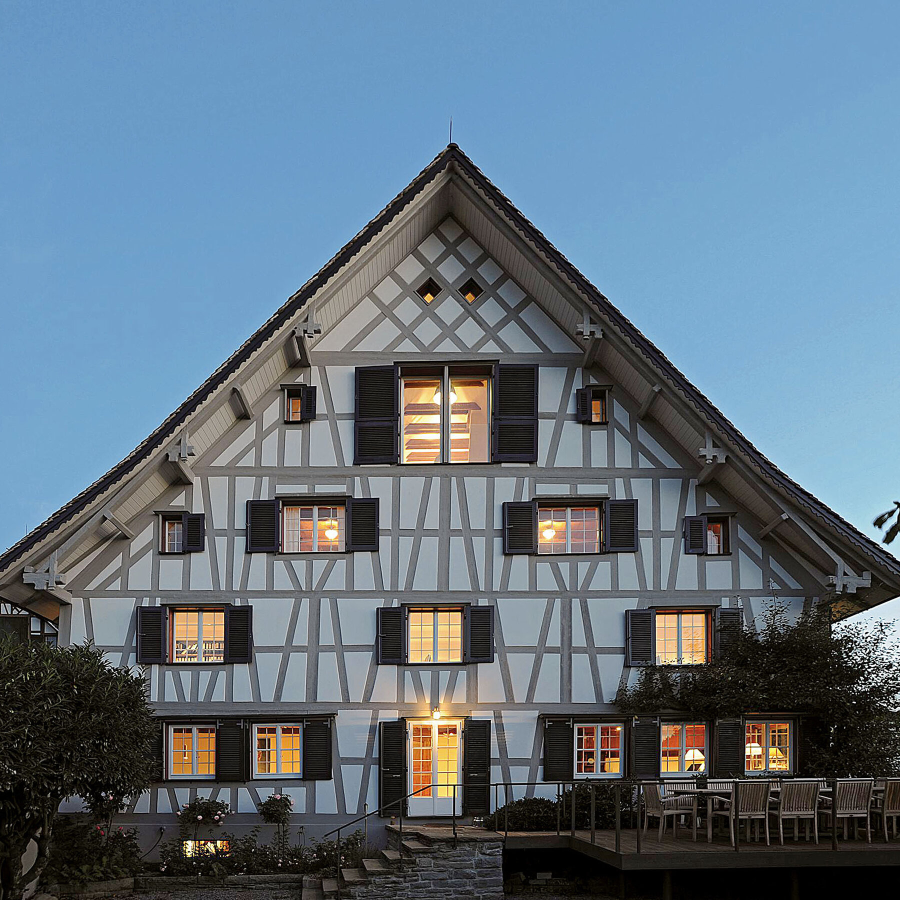
#> input picture Practise Python/Pillow/img/Switzerland House.jpg, 1800 x 1800 px, found by its file name (shown at 1/2 size)
$ python Pillow_Learning.py
#> lines starting #> are read from the running program, lines starting #| are printed output that depends on the picture
from PIL import Image


(left, upper, right, lower) = (400, 550, 700, 900)
# 4-tuple that defines the left(x1), upper(y1), right(x2), and bottom(y2) edges of the region that you wish to crop.


def image_mode(image):
    original_image = image.getbands()
    return original_image

def cmyk_mode(cmyk_image):
    new_image = cmyk_image.getbands()
    return new_image

def gray_mode(gray_image):
    new_image = gray_image.getbands()
    return new_image


if __name__ == "__main__":
    # Read the image from the file
    with Image.open("./Practise Python/Pillow/img/Switzerland House.jpg") as img:
#> img is the input picture: PIL image 1800x1800 RGB; mean R, G, B 96.4, 114.2, 128.6
        img.load()

        # [17 lines of commented-out code are left out]

        cmyk_img = img.convert("CMYK") # Looks similar to original image
        gray_img = img.convert("L")  # Grayscale
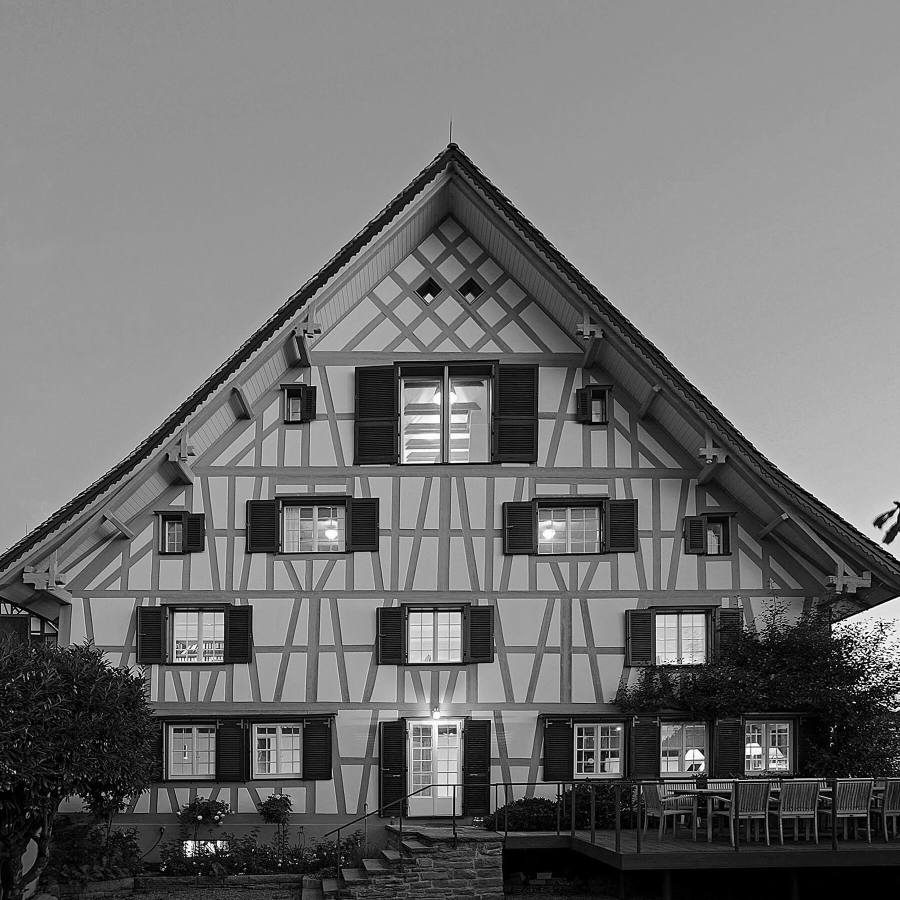
#> gray_img: PIL image 1800x1800 L (shown at 1/2 size); min 0, max 255, mean 110.5

        # [5 lines of commented-out code are left out]

        (red, green, blue) = img.split()
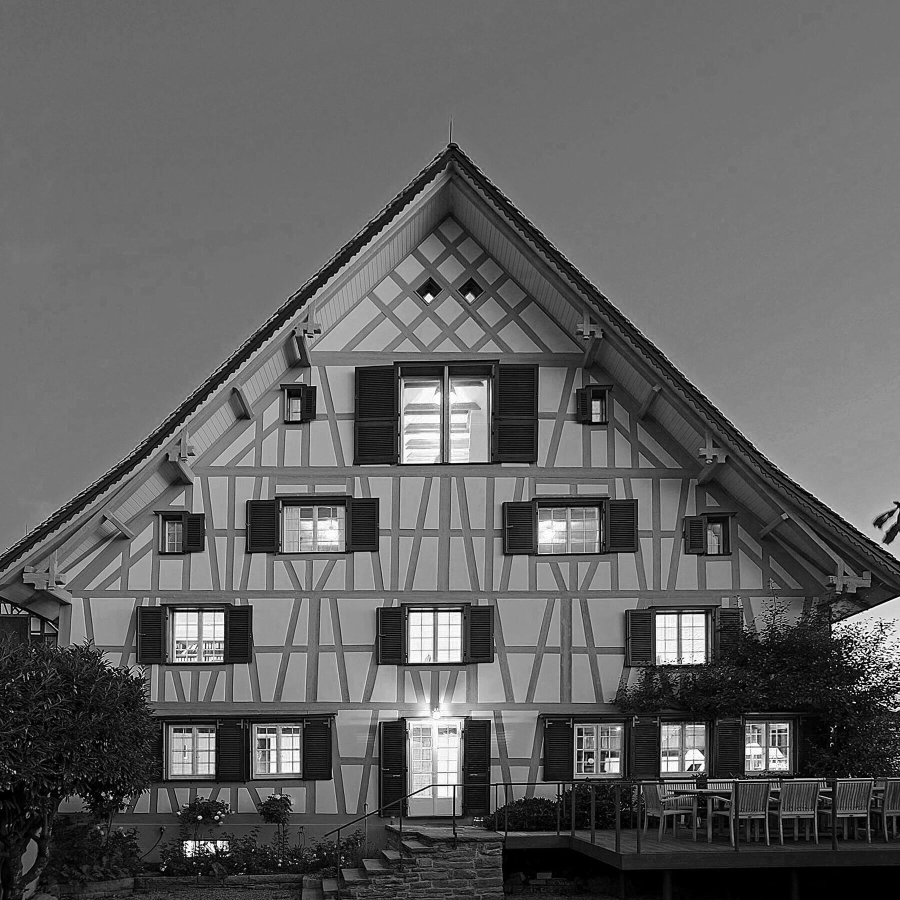
#> red: PIL image 1800x1800 L (shown at 1/2 size); min 0, max 255, mean 96.4
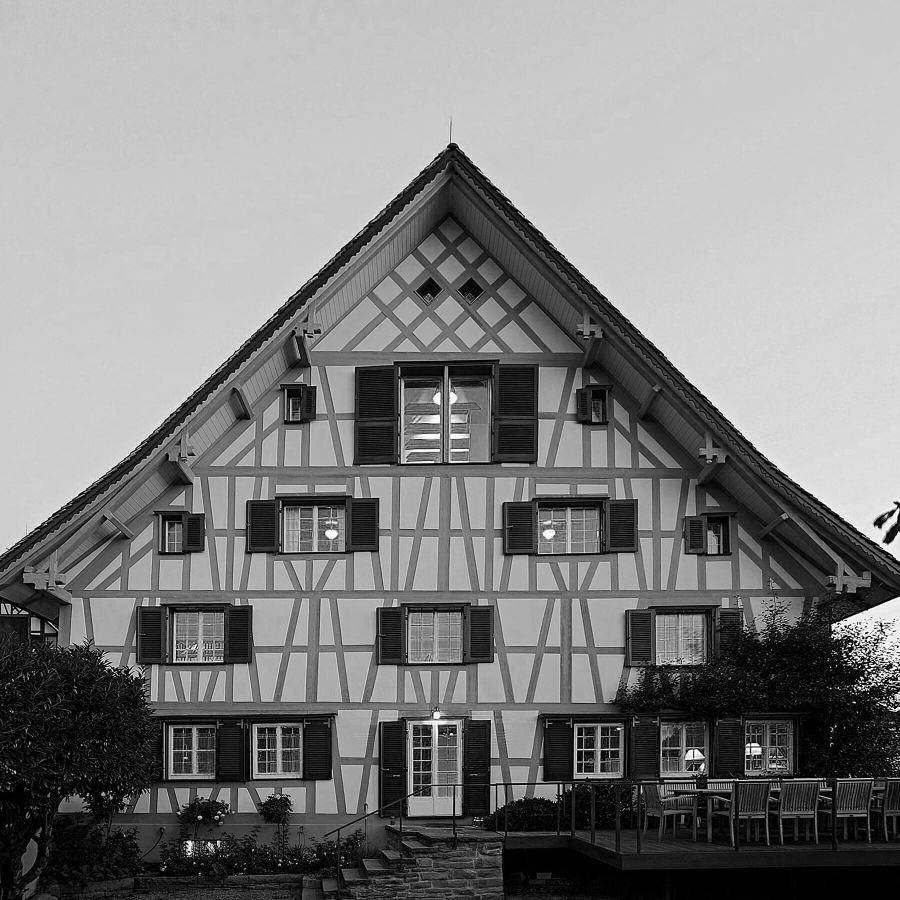
#> blue: PIL image 1800x1800 L (shown at 1/2 size); min 0, max 255, mean 128.6
        print(green)
#| <PIL.Image.Image image mode=L size=1800x1800 at 0x7F1589258910>
        print(green.mode)
#| L

        # img.show(title="House Of Switzerland")

$ run again, with Practise Python/Pillow/img/Classic Ian and Anthony(Smosh).jpg copied over Practise Python/Pillow/img/Switzerland House.jpg
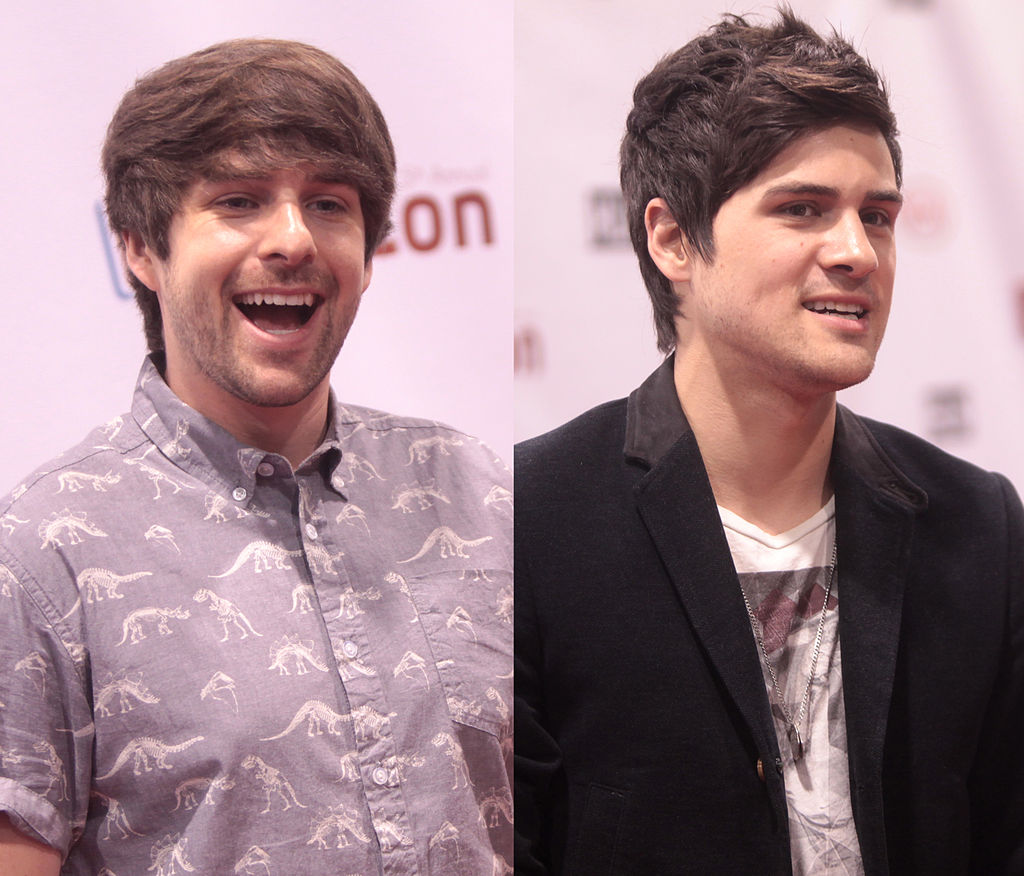
#> input picture Practise Python/Pillow/img/Classic Ian and Anthony(Smosh).jpg, 1024 x 876 px, found by its file name
#> img is the input picture: PIL image 1024x876 RGB; mean R, G, B 158.4, 131.4, 138.4
#> `(red, green, blue) = img.split()`:
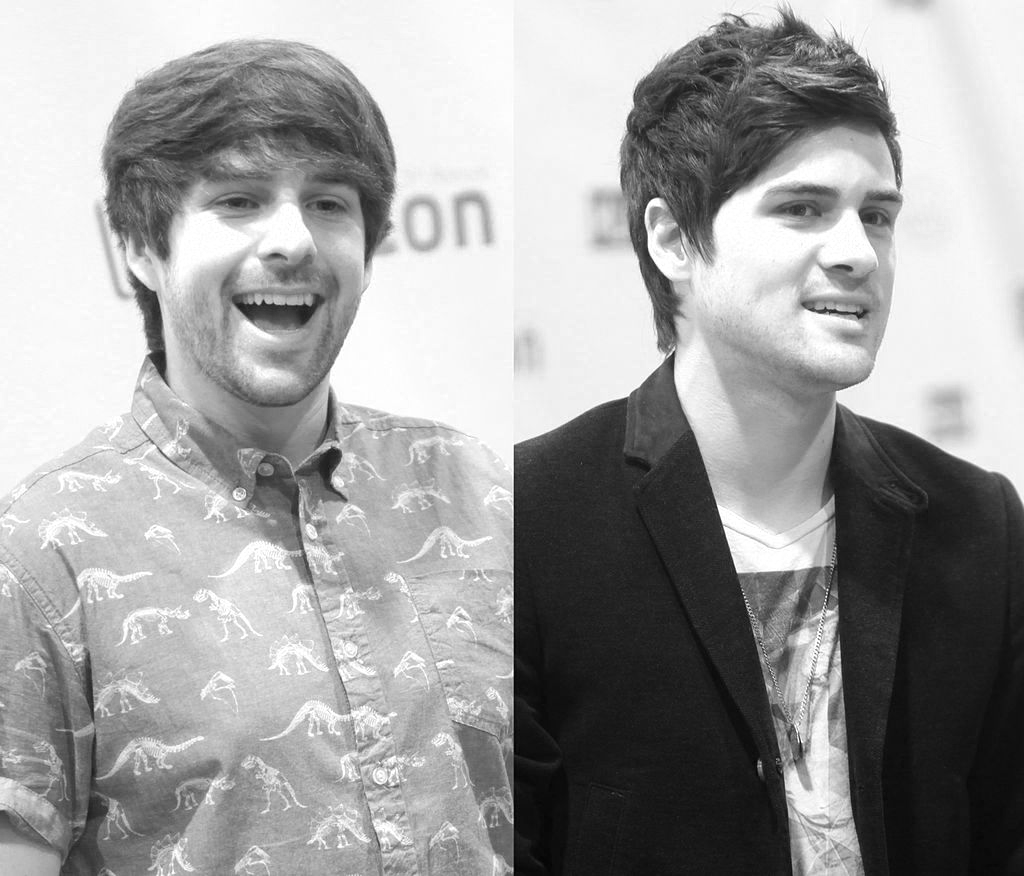
#> red: PIL image 1024x876 L; min 1, max 255, mean 158.4
#> `(red, green, blue) = img.split()`:
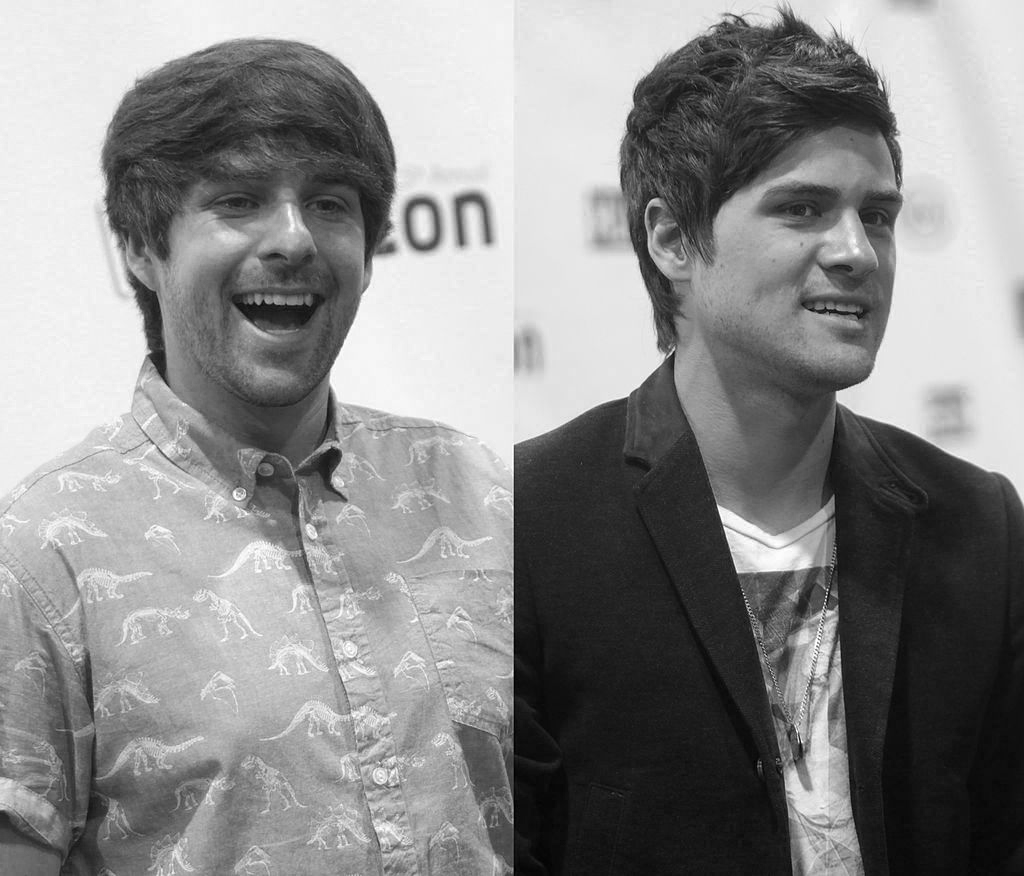
#> blue: PIL image 1024x876 L; min 0, max 255, mean 138.4
#| <PIL.Image.Image image mode=L size=1024x876 at 0x7F1589257890>
#| L
